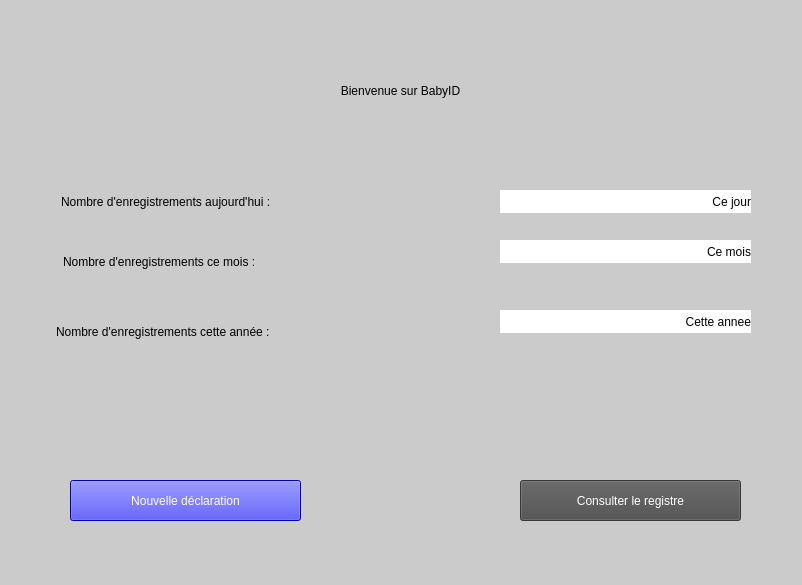
<?xml version="1.0" encoding="UTF-8"?>
<ui version="4.0">
 <class>Form</class>
 <widget class="QWidget" name="Form">
  <property name="geometry">
   <rect>
    <x>0</x>
    <y>0</y>
    <width>802</width>
    <height>585</height>
   </rect>
  </property>
  <property name="minimumSize">
   <size>
    <width>802</width>
    <height>585</height>
   </size>
  </property>
  <property name="maximumSize">
   <size>
    <width>802</width>
    <height>585</height>
   </size>
  </property>
  <property name="windowTitle">
   <string>Form</string>
  </property>
  <property name="styleSheet">
   <string notr="true">background-color: rgb(203, 203, 204);</string>
  </property>
  <widget class="QLabel" name="lbl_Date">
   <property name="geometry">
    <rect>
     <x>480</x>
     <y>20</y>
     <width>291</width>
     <height>31</height>
    </rect>
   </property>
   <property name="layoutDirection">
    <enum>Qt::LeftToRight</enum>
   </property>
   <property name="styleSheet">
    <string notr="true">font: 75 14pt &quot;Times New Roman&quot;;
background-color: rgba(255, 255, 255, 0);</string>
   </property>
   <property name="text">
    <string/>
   </property>
   <property name="alignment">
    <set>Qt::AlignRight|Qt::AlignTrailing|Qt::AlignVCenter</set>
   </property>
  </widget>
  <widget class="QLabel" name="label_5">
   <property name="geometry">
    <rect>
     <x>20</x>
     <y>60</y>
     <width>761</width>
     <height>61</height>
    </rect>
   </property>
   <property name="layoutDirection">
    <enum>Qt::LeftToRight</enum>
   </property>
   <property name="styleSheet">
    <string notr="true">font: 40pt &quot;Times New Roman&quot;;
background-color: rgba(255, 255, 255, 0);



</string>
   </property>
   <property name="text">
    <string>Bienvenue sur BabyID</string>
   </property>
   <property name="alignment">
    <set>Qt::AlignCenter</set>
   </property>
  </widget>
  <widget class="QPushButton" name="btn_Listes">
   <property name="geometry">
    <rect>
     <x>520</x>
     <y>480</y>
     <width>221</width>
     <height>41</height>
    </rect>
   </property>
   <property name="styleSheet">
    <string notr="true">background-color: rgb(77, 77, 77);
font: 14pt &quot;Times New Roman&quot;;
color: rgb(255, 255, 255);</string>
   </property>
   <property name="text">
    <string>Consulter le registre</string>
   </property>
  </widget>
  <widget class="QPushButton" name="btn_NewDeclaration">
   <property name="geometry">
    <rect>
     <x>70</x>
     <y>480</y>
     <width>231</width>
     <height>41</height>
    </rect>
   </property>
   <property name="styleSheet">
    <string notr="true">background-color: rgb(0, 0, 255);
font: 14pt &quot;Times New Roman&quot;;
color: rgb(255, 255, 255);</string>
   </property>
   <property name="text">
    <string>Nouvelle déclaration</string>
   </property>
  </widget>
  <widget class="QLabel" name="label_2">
   <property name="geometry">
    <rect>
     <x>61</x>
     <y>190</y>
     <width>341</width>
     <height>23</height>
    </rect>
   </property>
   <property name="styleSheet">
    <string notr="true">font: 16pt &quot;Times New Roman&quot;;
background-color: rgba(255, 255, 255, 0);</string>
   </property>
   <property name="text">
    <string>Nombre d'enregistrements aujourd'hui :</string>
   </property>
  </widget>
  <widget class="QLabel" name="lbl_NbreNaissancesJour">
   <property name="geometry">
    <rect>
     <x>500</x>
     <y>190</y>
     <width>251</width>
     <height>23</height>
    </rect>
   </property>
   <property name="styleSheet">
    <string notr="true">font: 16pt &quot;Times New Roman&quot;;
background-color: rgba(255, 255, 255, 255);</string>
   </property>
   <property name="text">
    <string>Ce jour</string>
   </property>
   <property name="alignment">
    <set>Qt::AlignRight|Qt::AlignTrailing|Qt::AlignVCenter</set>
   </property>
  </widget>
  <widget class="QLabel" name="label_3">
   <property name="geometry">
    <rect>
     <x>63</x>
     <y>250</y>
     <width>321</width>
     <height>23</height>
    </rect>
   </property>
   <property name="styleSheet">
    <string notr="true">font: 16pt &quot;Times New Roman&quot;;
background-color: rgba(255, 255, 255, 0);</string>
   </property>
   <property name="text">
    <string>Nombre d'enregistrements ce mois :</string>
   </property>
  </widget>
  <widget class="QLabel" name="lbl_NbrNaissancesMois">
   <property name="geometry">
    <rect>
     <x>500</x>
     <y>240</y>
     <width>251</width>
     <height>23</height>
    </rect>
   </property>
   <property name="styleSheet">
    <string notr="true">font: 16pt &quot;Times New Roman&quot;;
background-color: rgba(255, 255, 255, 255);</string>
   </property>
   <property name="text">
    <string>Ce mois</string>
   </property>
   <property name="alignment">
    <set>Qt::AlignRight|Qt::AlignTrailing|Qt::AlignVCenter</set>
   </property>
  </widget>
  <widget class="QLabel" name="label_4">
   <property name="geometry">
    <rect>
     <x>56</x>
     <y>320</y>
     <width>331</width>
     <height>23</height>
    </rect>
   </property>
   <property name="styleSheet">
    <string notr="true">font: 16pt &quot;Times New Roman&quot;;
background-color: rgba(255, 255, 255, 0);</string>
   </property>
   <property name="text">
    <string>Nombre d'enregistrements cette année :</string>
   </property>
  </widget>
  <widget class="QLabel" name="lbl_NbrNaissancesYear">
   <property name="geometry">
    <rect>
     <x>500</x>
     <y>310</y>
     <width>251</width>
     <height>23</height>
    </rect>
   </property>
   <property name="styleSheet">
    <string notr="true">font: 16pt &quot;Times New Roman&quot;;
background-color: rgba(255, 255, 255, 255);</string>
   </property>
   <property name="text">
    <string>Cette annee</string>
   </property>
   <property name="alignment">
    <set>Qt::AlignRight|Qt::AlignTrailing|Qt::AlignVCenter</set>
   </property>
  </widget>
 </widget>
 <resources/>
 <connections/>
</ui>
